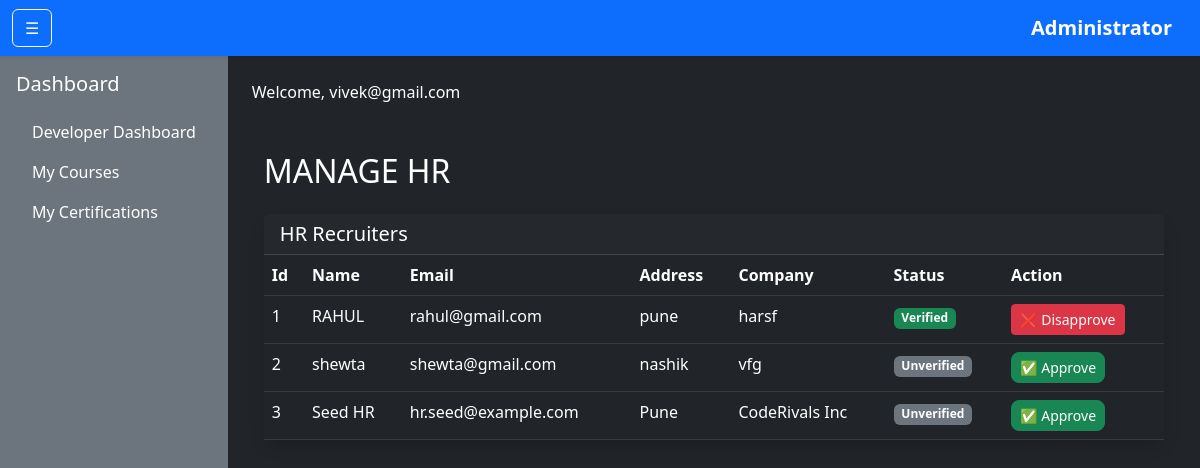
Screenshot of /manage-hr/ (signed in) with the database file from the repository.
### administrator/models.py (models this page shows, shortened)
class User(AbstractBaseUser, PermissionsMixin):
    class Roles(models.TextChoices):
        ADMIN = 'ADMIN', 'Admin'
        HR = 'HR', 'HR Manager'
        DEV = 'DEV', 'Developer'
    email = models.EmailField(unique=True)
    name = models.CharField(max_length=100)
    skills = models.CharField(max_length=100)
    domain=models.CharField(max_length=100)
    address = models.TextField()
    company_name = models.CharField(max_length=150)
    phone_number = models.CharField(max_length=15, unique=True)
    role = models.CharField(max_length=5, choices=Roles.choices, default=Roles.DEV)
    is_active = models.BooleanField(default=True)
    is_verified = models.BooleanField(default=False)
    date_joined = models.DateTimeField(default=timezone.now)
    is_staff      = models.BooleanField(default=False)
    profile_photo = models.ImageField(upload_to='profile_photos/', blank=True, null=True)
    objects = UserManager()
    USERNAME_FIELD = 'email'
    REQUIRED_FIELDS = ['phone_number']

### administrator/views.py (the view)
# urls.py: path('manage-hr/', views.manage_hr, name='manage_hr'),
def manage_hr(request):
    all_hrs = User.objects.filter(role='HR')  # or any custom logic
    return render(request,"admin/manage_hr.html", {'all_hrs': all_hrs})

### administrator/templates/admin/manage_hr.html (shortened to what this page needs)
{% extends "main/base.html" %}
{% block content %}
<div class="container-fluid mt-5">
    <h2 class="text-white mb-4 text-center text-md-start">MANAGE HR</h2>
    <div class="col-12">
        <div class="card bg-dark text-white shadow h-100">
            <div class="card-header">
                <h5 class="mb-0">HR Recruiters</h5>
            </div>
            <div class="card-body p-0 table-responsive">
                <table class="table table-dark table-hover mb-0">
                    <thead>
                        <tr>
                            <th>Id</th>
                            <th>Name</th>
                            <th>Email</th>
                            <th>Address</th>
                            <th>Company</th>
                            <th>Status</th>
                            <th>Action</th>
                        </tr>
                    </thead>
                    <tbody>
                        {% for hr in all_hrs %}
                        <tr>
                            <td>{{ forloop.counter }}</td>
                            <td>{{ hr.name }}</td>
                            <td>{{ hr.email }}</td>
                            <td>{{ hr.address }}</td>
                            <td>{{ hr.company_name }}</td>
                            <td>
                                {% if hr.is_verified %}
                                <span class="badge bg-success">Verified</span>
                                {% else %}
                                <span class="badge bg-secondary">Unverified</span>
                                {% endif %}
                            </td>
                            <td>
                                {% if hr.is_verified %}
                                <form method="POST" action="{% url 'toggle_hr_status' hr.id %}">
                                    <button type="submit" class="btn btn-danger btn-sm">❌ Disapprove</button>
                                </form>
                                {% else %}
                                <form method="POST" action="{% url 'toggle_hr_status' hr.id %}">
                                    <button type="submit" class="btn btn-success btn-sm">✅ Approve</button>
                                </form>
                                {% endif %}
                            </td>
                        </tr>
                        {% empty %}
                        <tr>
                            <td colspan="7">No HRs registered.</td>
                        </tr>
                        {% endfor %}
                    </tbody>
                </table>
            </div>
        </div>
    </div>
</div>
{% endblock %}

### administrator/templates/main/base.html (shortened to what this page needs)
{% load static %}
<!DOCTYPE html>
<html lang="en" data-bs-theme="dark">
<head>
  <link href="https://cdn.jsdelivr.net/npm/bootstrap@5.3.0/dist/css/bootstrap.min.css" rel="stylesheet">
  <link rel="stylesheet" href="{% static 'css/styles.css' %}">
  <link rel="stylesheet" href="https://cdn.jsdelivr.net/npm/bootstrap-icons@1.11.1/font/bootstrap-icons.css">
</head>
<body class="bg-dark text-white">
  <div aria-live="polite" aria-atomic="true" class="position-fixed top-0 end-0 p-3" style="z-index: 2000; min-width: 400px;">
  </div>
  <nav class="navbar navbar-expand-lg navbar-dark bg-primary shadow-sm">
    <div class="container-fluid">
      <button class="btn btn-outline-light me-3" id="sidebarToggle">☰</button>
      <a class="navbar-brand fw-bold" href="#">Administrator</a>
    </div>
  </nav>
  {% if user.is_authenticated %}
  <div class="d-flex" id="layout">
    <aside id="sidebar" class="bg-secondary text-white p-3"
      style="min-width: 220px; min-height: 90vh; transition: all 0.3s;">
      <h5 class="mb-3">Dashboard</h5>
      {% if user.role == "ADMIN" %}
      <ul class="nav flex-column">
        <li class="nav-item"><a class="nav-link text-white" href="{% url 'admin_dashboard' %}">Admin Dashboard</a></li>
        <li class="nav-item"><a class="nav-link text-white" href="{% url 'course_list' %}">Manage Courses</a></li>
        <li class="nav-item"><a class="nav-link text-white" href="{% url 'manage_hr' %}">Manage HR</a></li>
        <li class="nav-item"><a class="nav-link text-white" href="{% url 'manage_user' %}">Manage Developers</a></li>
        <li class="nav-item"><a class="nav-link text-white" href="{% url 'view_course_enrollments' %}">View Enrollments</a></li>
        <li class="nav-item"><a class="nav-link text-white" href="{% url 'question_list' %}">Question Lists</a></li>
      </ul>
      {% elif user.role == "DEV" %}
      <ul class="nav flex-column">
        <li class="nav-item"><a class="nav-link text-white" href="{% url 'developer_dashboard' %}">Developer
            Dashboard</a></li>
        <li class="nav-item"><a class="nav-link text-white" href="#">My Courses</a></li>
        <li class="nav-item"><a class="nav-link text-white" href="#">My Certifications</a></li>
      </ul>
      {% endif %}
    </aside>
    <main class="flex-fill p-4">
      <p>Welcome, {{ user.email }}</p>
      {% block content %}{% endblock %}
    </main>
  </div>
  {% else %}
  <div class="container py-5 text-center">
    <h4>You are not logged in.</h4>
    <a href="{% url 'login' %}" class="btn btn-light mt-3">Login</a>
  </div>
  {% endif %}
</body>
</html>

### administrator/static/css/styles.css (style rules this page uses)
body { font-family: 'Segoe UI', Tahoma, Geneva, Verdana, sans-serif; background-color: #121212; }
.card { background-color: #1e1e1e; border-radius: 1rem; border: none; }
.btn-primary, .btn-success { font-weight: 500; border-radius: 0.5rem; }

### rows the page displays
User: email "vivek@gmail.com"
User: name "RAHUL", email "rahul@gmail.com", address "pune", company_name "harsf", is_verified "Verified"
User: name "shewta", email "shewta@gmail.com", address "nashik", company_name "vfg", is_verified "Unverified"
User: name "Seed HR", email "hr.seed@example.com", address "Pune", company_name "CodeRivals Inc", is_verified "Unverified"
